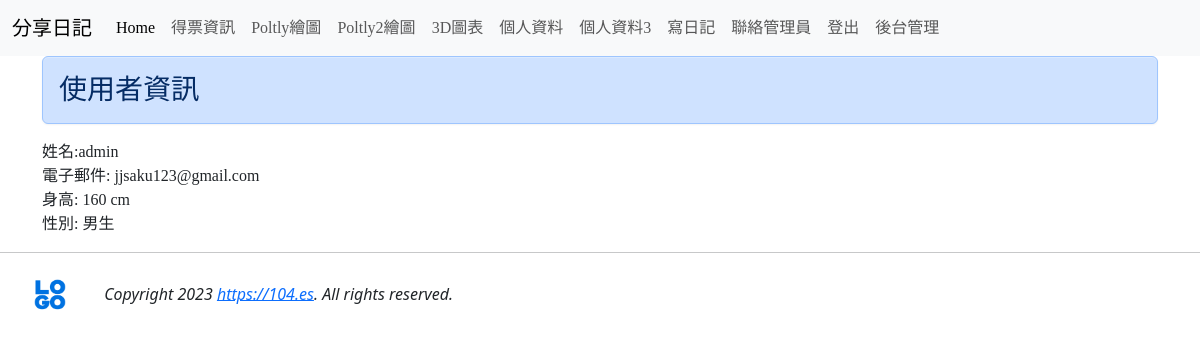
The page /userinfo2/ (signed in) on the database its author committed.
### mysite/models.py (models this page shows, shortened)
class Profile(models.Model):
    user = models.OneToOneField(auth.models.User, on_delete=models.CASCADE)
    height = models.PositiveIntegerField(default=160)
    male = models.BooleanField(default=False)
    website = models.URLField(null=True)

### mysite/views.py (the view)
# urls.py: path('userinfo2/', userinfo2),
@login_required(login_url='/login3/')
def userinfo2(request):
    if request.user.is_authenticated:
        username = request.user.username
        try:
            user = User.objects.get(username=username)
            userinfo = models.Profile.objects.get(user=user)
        except:
            pass
    return render(request, 'userinfo.html', locals())

### mysite/templates/userinfo.html (shortened to what this page needs)
{% extends 'base1.html' %}
{% block content %}
<div class='container'>
    <div class='row'>
        <div class='col-md-12'>
            <h3 class='alert alert-primary'>使用者資訊</h3>
        </div>
    </div>
    <p>
        姓名:{{ userinfo.user.username }}<br/>
        電子郵件: {{ userinfo.user.email }} <br/>
        身高: {{ userinfo.height }} cm<br/>
        性別: {{ userinfo.male | yesno:"男生,女生" }}
    </p>
</div>
{% endblock %}

### mysite/templates/base1.html (style rules this page uses)
h1, h2, h3, h4, h5, p, div { font-family: 微軟正黑體; }

### rows shown on the page
Profile: user.username "admin", user.email "jjsaku123@gmail.com", height "160", male "男生"
